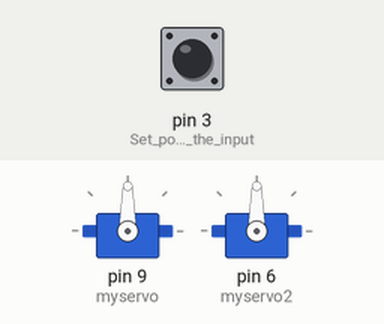
The sketch below on a simulated Arduino Uno, built with avr-gcc and run on an emulated ATmega328P. Parts: 2 × servo. The test bench sets the inputs (shaded band); at power-on: pin 3 (Set_port_3_as_the_input) LOW.

Above: at 1.2 s.
1.3 s: pin 3 (Set_port_3_as_the_input) pulled HIGH for 0.15 s
At 1.75 s:
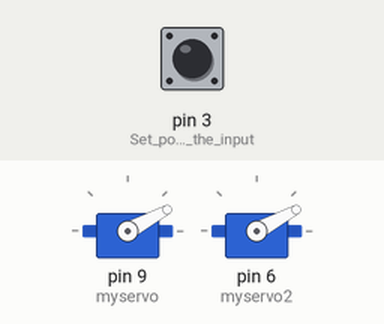
At 7.2 s:
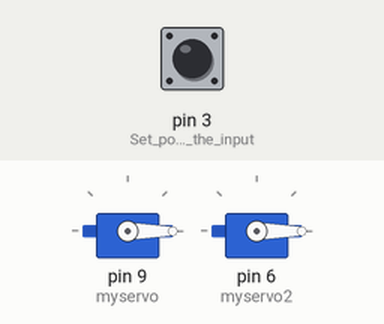
Timing chart, 0 to 8.7 s (numbered marks = the images above; inputs shaded):
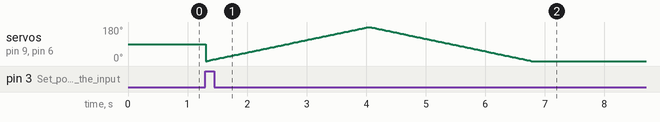

The sketch:

sketch_jul13a.ino
```cpp
#include <Servo.h>
  Servo myservo;
  Servo myservo2;
  int pos = 0;
void setup() {
  // put your setup code here, to run once:
  Serial.begin(9600);
  myservo.attach(9);
  myservo2.attach(6);
  pinMode(3, INPUT); //Set port 3 as the input


}

void loop() {
  // put your main code here, to run repeatedly:
  Serial.println(digitalRead(3)+"\n");
  if (digitalRead(3) == HIGH) {// if port 3 read of voltage is high
    for (pos = 0; pos <=180; pos+=1){ // for (0,180,1)
      myservo.write(pos);
      myservo2.write(pos);
      delay(15); // 15 interval, unit is ms

    }
    for (pos = 180; pos>=0; pos -=1){ // for (180,0,-1)
      myservo.write(pos);
      myservo2.write(pos);
      delay(15);// unit is ms
    }
  }

}
```
